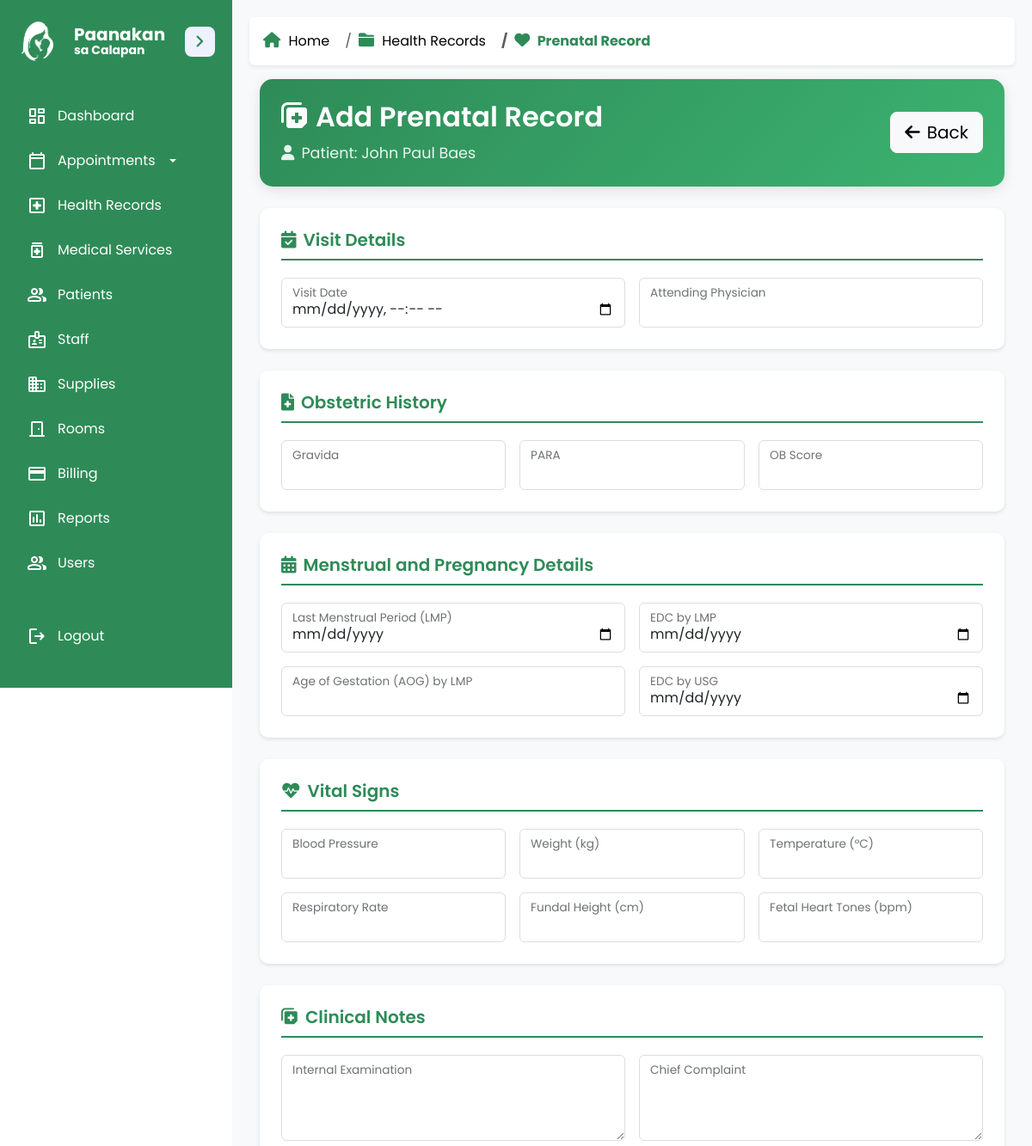
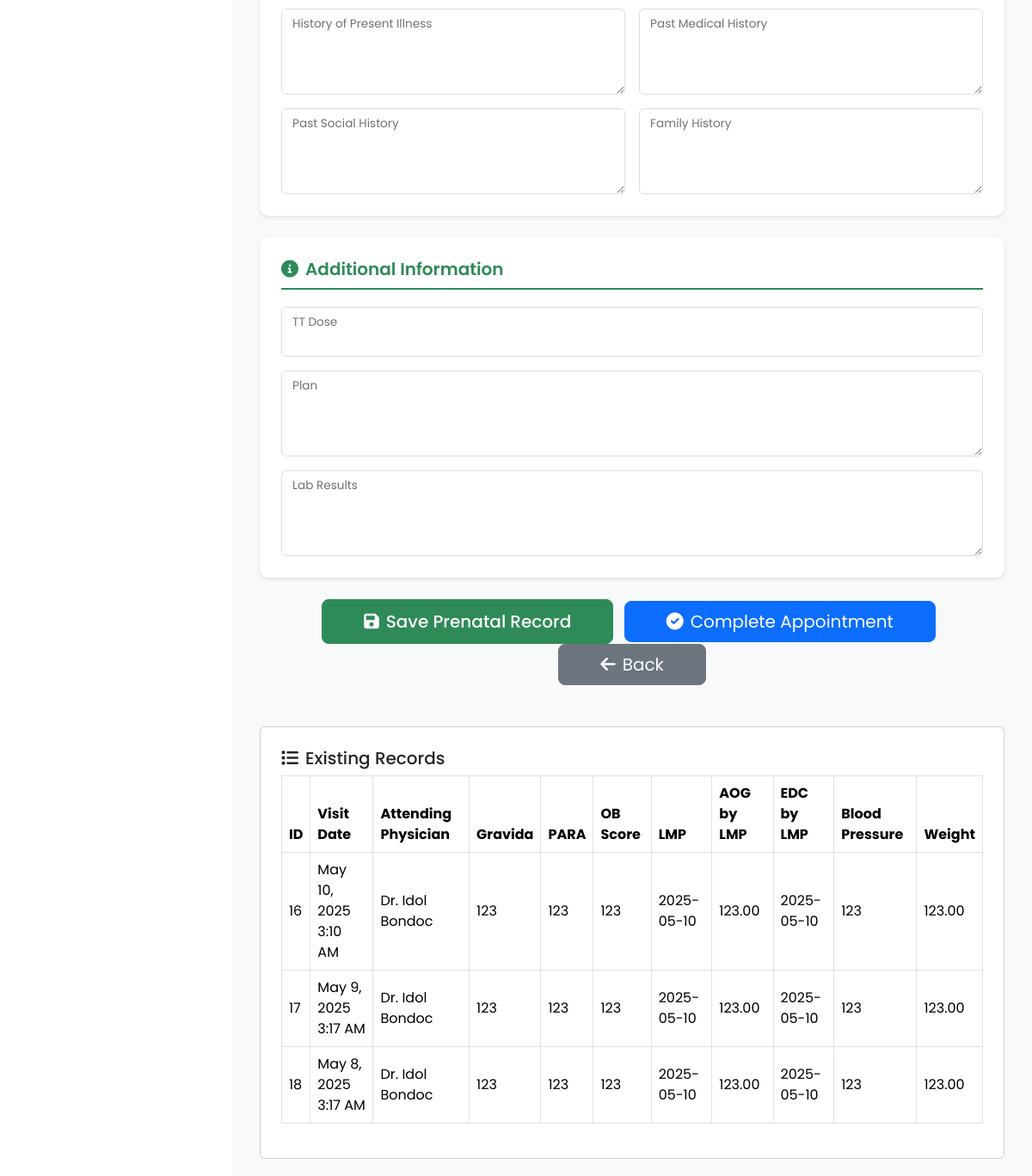
/admin/prenatal_records.php?appointment_id=216 (signed in), run on the app's committed database (2 pictures, top to bottom).
### tables this page shows
CREATE TABLE `prenatal_records` (
  `record_id` int(11) NOT NULL,
  `patient_id` int(11) NOT NULL,
  `appointment_id` int(11) DEFAULT NULL,
  `transaction_id` int(11) DEFAULT NULL,
  `visit_date` datetime NOT NULL,
  `attending_physician` varchar(100) DEFAULT NULL,
  `gravida` int(11) DEFAULT NULL,
  `para` int(11) DEFAULT NULL,
  `ob_score` varchar(20) DEFAULT NULL,
  `lmp` date DEFAULT NULL,
  `aog_by_lmp` decimal(5,2) DEFAULT NULL,
  `edc_by_lmp` date DEFAULT NULL,
  `aog_by_usg` decimal(5,2) DEFAULT NULL,
  `edc_by_usg` date DEFAULT NULL,
  `blood_pressure` varchar(10) DEFAULT NULL,
  `weight` decimal(5,2) DEFAULT NULL,
  `temperature` decimal(4,2) DEFAULT NULL,
  `respiratory_rate` int(11) DEFAULT NULL,
  `fundal_height` decimal(5,2) DEFAULT NULL,
  `fetal_heart_tones` int(11) DEFAULT NULL,
  `internal_examination` text DEFAULT NULL,
  `chief_complaint` text DEFAULT NULL,
  `history_of_present_illness` text DEFAULT NULL,
  `past_medical_history` text DEFAULT NULL,
  `past_social_history` text DEFAULT NULL,
  `family_history` text DEFAULT NULL,
  `tt_dose` varchar(100) DEFAULT NULL,
  `plan` text DEFAULT NULL,
  `lab_results` text DEFAULT NULL
);

### admin/prenatal_records.php (the view, shortened to what the rows shown need)
<?php
$pdo = connection();
$view_mode = false;
$appointment_id = isset($_GET['appointment_id']) ? intval($_GET['appointment_id']) : null;
$transaction_id = isset($_GET['transaction_id']) ? intval($_GET['transaction_id']) : null;
$patient_id = isset($_GET['patient_id']) ? intval($_GET['patient_id']) : null;
if ($appointment_id && !$patient_id) {
    $stmt = $pdo->prepare("
        SELECT patient_id
        FROM appointments
        WHERE appointment_id = ?
    ");
    $stmt->execute([$appointment_id]);
    $result = $stmt->fetch(PDO::FETCH_ASSOC);
    if ($result) {
        $patient_id = $result['patient_id'];
    }
}
if ($patient_id) {
    $view_mode = true;
}
$stmt = $pdo->prepare("
    SELECT * FROM prenatal_records
    WHERE patient_id = ?
    ORDER BY visit_date DESC
");
$stmt->execute([$patient_id]);
$existingRecords = $stmt->fetchAll(PDO::FETCH_ASSOC);
$existingRecord = null;
$records = [];
if ($view_mode && $patient_id) {
    $stmt = $pdo->prepare("SELECT * FROM prenatal_records WHERE patient_id = ? ORDER BY visit_date DESC");
    $stmt->execute([$patient_id]);
    $records = $stmt->fetchAll(PDO::FETCH_ASSOC);
} elseif ($appointment_id) {
    $stmt = $pdo->prepare("SELECT * FROM prenatal_records WHERE appointment_id = ? ORDER BY visit_date DESC");
    $stmt->execute([$appointment_id]);
    $records = $stmt->fetchAll(PDO::FETCH_ASSOC);
} elseif ($transaction_id) {
    $stmt = $pdo->prepare("SELECT * FROM prenatal_records WHERE transaction_id = ? ORDER BY visit_date DESC");
    $stmt->execute([$transaction_id]);
    $records = $stmt->fetchAll(PDO::FETCH_ASSOC);
}
?>
<!DOCTYPE html>
<html lang="en">
<head>
    <link href="https://cdn.jsdelivr.net/npm/bootstrap@5.3.3/dist/css/bootstrap.min.css" rel="stylesheet">
    <link rel="stylesheet" href="../css/sidebar.css">
    <link rel="stylesheet" href="../css/components.css">
    <link rel="stylesheet" href="https://cdnjs.cloudflare.com/ajax/libs/font-awesome/6.4.0/css/all.min.css">
</head>
<body>
    <div class="dashboard-container">
        <?php include '../sidebar.php'; ?>
        <main class="dashboard-main-content">
            <?php include '../admin/breadcrumb.php'; ?>
            <div class="container">
                <div class="patient-header">
                    <div class="row align-items-center">
                        <div class="col-md-8">
                            <h2><i class="fas fa-notes-medical me-2"></i><?= $existingRecord ? 'Update' : 'Add' ?> Prenatal Record</h2>
                        </div>
                    </div>
                </div>
                <div class="card p-4 mt-4">
                    <div class="table-responsive">
                        <table class="table table-bordered align-middle">
                            <thead>
                                <tr>
                                    <th>ID</th>
                                    <th>Visit Date</th>
                                    <th>Attending Physician</th>
                                    <th>Gravida</th>
                                    <th>PARA</th>
                                    <th>OB Score</th>
                                    <th>LMP</th>
                                    <th>AOG by LMP</th>
                                    <th>EDC by LMP</th>
                                    <th>Blood Pressure</th>
                                    <th>Weight</th>
                                </tr>
                            </thead>
                            <tbody>
                            <?php foreach ($records as $rec): ?>
                                <tr>
                                    <td><?= $rec['record_id'] ?></td>
                                    <td><?= date('F j, Y g:i A', strtotime($rec['visit_date'])) ?></td>
                                    <td><?= htmlspecialchars($rec['attending_physician']) ?></td>
                                    <td><?= htmlspecialchars($rec['gravida']) ?></td>
                                    <td><?= htmlspecialchars($rec['para']) ?></td>
                                    <td><?= htmlspecialchars($rec['ob_score']) ?></td>
                                    <td><?= htmlspecialchars($rec['lmp']) ?></td>
                                    <td><?= htmlspecialchars($rec['aog_by_lmp']) ?></td>
                                    <td><?= htmlspecialchars($rec['edc_by_lmp']) ?></td>
                                    <td><?= htmlspecialchars($rec['blood_pressure']) ?></td>
                                    <td><?= htmlspecialchars($rec['weight']) ?></td>
                                </tr>
                            <?php endforeach; ?>
                            </tbody>
                        </table>
                    </div>
                </div>
            </div>
        </main>
    </div>
</body>
</html>

### data on the page
prenatal_records: record_id "16", visit_date "May 10, 2025 3:10 AM", attending_physician "Dr. Idol Bondoc", gravida "123", para "123", ob_score "123", lmp "2025-05-10", aog_by_lmp "123.00", edc_by_lmp "2025-05-10", blood_pressure "123", weight "123.00"
prenatal_records: record_id "17", visit_date "May 9, 2025 3:17 AM", attending_physician "Dr. Idol Bondoc", gravida "123", para "123", ob_score "123", lmp "2025-05-10", aog_by_lmp "123.00", edc_by_lmp "2025-05-10", blood_pressure "123", weight "123.00"
prenatal_records: record_id "18", visit_date "May 8, 2025 3:17 AM", attending_physician "Dr. Idol Bondoc", gravida "123", para "123", ob_score "123", lmp "2025-05-10", aog_by_lmp "123.00", edc_by_lmp "2025-05-10", blood_pressure "123", weight "123.00"

### other printed values
$name "Home"
$name "Health Records"
$name "Prenatal Record"
$patient['fullname'] "John Paul Baes"
